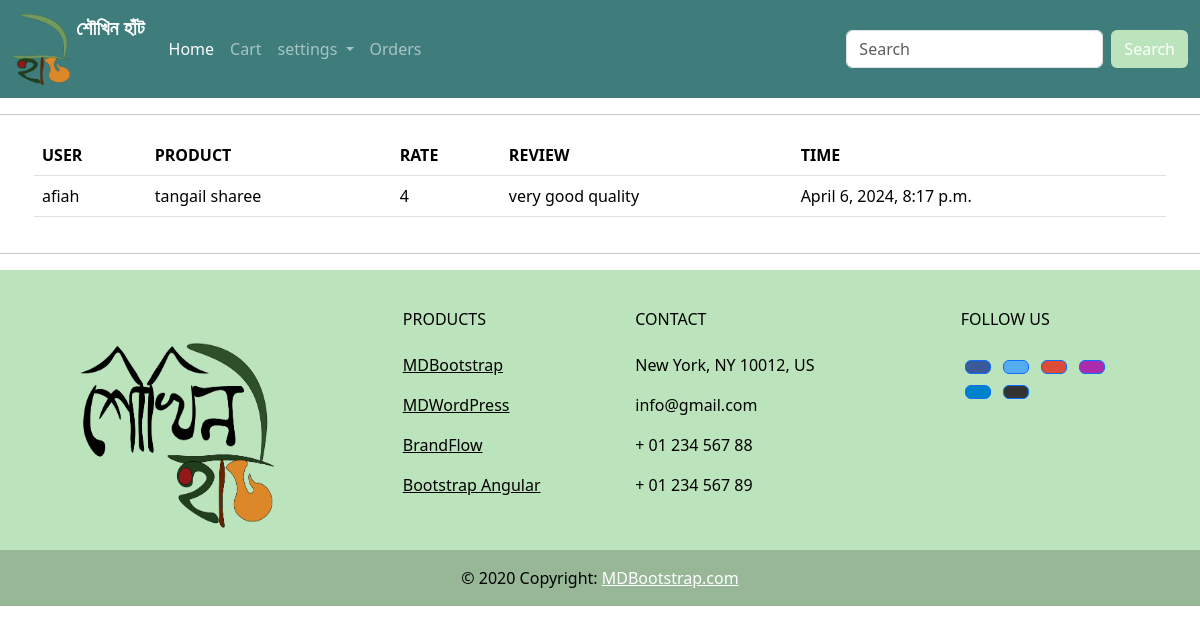
The page /add_rating/product_rating/ on the database its author committed.
### shoukhin/models.py (models this page shows, shortened)
class Rating(models.Model):
    user = models.ForeignKey(User, on_delete=models.CASCADE)
    product = models.ForeignKey('Product', on_delete=models.CASCADE)
    rating = models.IntegerField(choices=[(i, str(i)) for i in range(1, 6)],blank=True, null=True)
    review = models.TextField(max_length=400,blank=True, null=True)
    created_at = models.DateTimeField(auto_now_add=True)

class product(models.Model):
    CATEGORY_CHOICES = CATEGORY_CHOICES = [
        ('jute', 'Jute'),
        ('clothing', 'Clothing'),
        ('jewellery', 'Jewellery'),
        ('food', 'Food'),
        ('home_decor', 'Home Decor'),
        ('pottery', 'Pottery'),
        ('nakshi_kantha', 'Nakshi Kantha'),
        ('others', 'Others'),
    ]
    name = models.CharField(max_length=200)
    price = models.IntegerField()
    description = models.TextField(blank=True,null=True)
    measurements = models.CharField(max_length=300)
    category = models.CharField(max_length=100, choices=CATEGORY_CHOICES, default='others')
    image = models.ImageField(upload_to='static/images', blank=True, null=True, default='static/images/default_no_img.jfif')
    stock = models.IntegerField(default=0)
    def __str__(self):
        return self.name

### shoukhin/views.py (the view)
# urls.py: path('add_rating/product_rating/', s_view.product_rating, name='product_rating'),
def product_rating(request):
    rate = Rating.objects.all()
    context={
        'Rating':rate,
    }
    return  render(request,template_name='body/product_rating.html',context=context)

### shoukhin/template/body/product_rating.html
{% extends 'body/main.html' %}
{% load static %}
{% block content %}
<table class="table">
  <thead class="thead-dark">
    <tr>
      <th scope="col">USER</th>
      <th scope="col">PRODUCT</th>
      <th scope="col">RATE</th>
      <th scope="col">REVIEW</th>
        <th scope="col">TIME</th>
    </tr>
  </thead>
  <tbody>
  {% for r in Rating %}
    <tr>
      <td>{{r.user}}</td>
      <td>{{r.product}}</td>
      <td>{{r.rating}}</td>
        <td>{{r.review}}</td>
        <td>{{r.created_at}}</td>
    </tr>
{% endfor %}
  </tbody>
</table>
{% endblock %}

### rows shown on the page
Rating: user "afiah", product "tangail sharee", rating "4", review "very good quality", created_at "April 6, 2024, 8:17 p.m."
